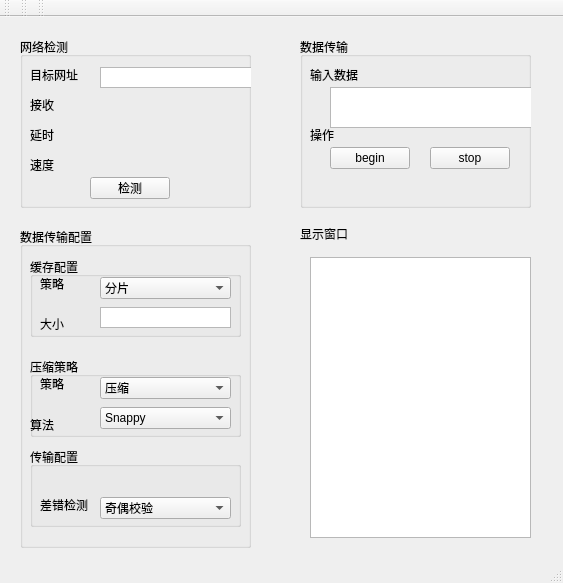
<?xml version="1.0" encoding="UTF-8"?>
<ui version="4.0">
 <class>MainWindow</class>
 <widget class="QMainWindow" name="MainWindow">
  <property name="geometry">
   <rect>
    <x>0</x>
    <y>0</y>
    <width>563</width>
    <height>583</height>
   </rect>
  </property>
  <property name="windowTitle">
   <string>MainWindow</string>
  </property>
  <widget class="QWidget" name="centralWidget">
   <widget class="QGroupBox" name="groupBox">
    <property name="geometry">
     <rect>
      <x>20</x>
      <y>20</y>
      <width>231</width>
      <height>171</height>
     </rect>
    </property>
    <property name="title">
     <string>网络检测</string>
    </property>
    <widget class="QLabel" name="label">
     <property name="geometry">
      <rect>
       <x>10</x>
       <y>30</y>
       <width>59</width>
       <height>16</height>
      </rect>
     </property>
     <property name="text">
      <string>目标网址</string>
     </property>
    </widget>
    <widget class="QLabel" name="label_2">
     <property name="geometry">
      <rect>
       <x>10</x>
       <y>60</y>
       <width>51</width>
       <height>16</height>
      </rect>
     </property>
     <property name="text">
      <string>接收</string>
     </property>
    </widget>
    <widget class="QLabel" name="label_3">
     <property name="geometry">
      <rect>
       <x>10</x>
       <y>90</y>
       <width>51</width>
       <height>16</height>
      </rect>
     </property>
     <property name="text">
      <string>延时</string>
     </property>
    </widget>
    <widget class="QLabel" name="label_4">
     <property name="geometry">
      <rect>
       <x>10</x>
       <y>120</y>
       <width>51</width>
       <height>16</height>
      </rect>
     </property>
     <property name="text">
      <string>速度</string>
     </property>
    </widget>
    <widget class="QLabel" name="label_recieved">
     <property name="geometry">
      <rect>
       <x>80</x>
       <y>80</y>
       <width>121</width>
       <height>16</height>
      </rect>
     </property>
     <property name="text">
      <string/>
     </property>
    </widget>
    <widget class="QLabel" name="label_duration">
     <property name="geometry">
      <rect>
       <x>90</x>
       <y>90</y>
       <width>121</width>
       <height>16</height>
      </rect>
     </property>
     <property name="text">
      <string/>
     </property>
    </widget>
    <widget class="QLabel" name="label_speed">
     <property name="geometry">
      <rect>
       <x>90</x>
       <y>120</y>
       <width>121</width>
       <height>16</height>
      </rect>
     </property>
     <property name="text">
      <string/>
     </property>
    </widget>
    <widget class="QPushButton" name="bt_detect_net">
     <property name="geometry">
      <rect>
       <x>70</x>
       <y>140</y>
       <width>80</width>
       <height>22</height>
      </rect>
     </property>
     <property name="text">
      <string>检测</string>
     </property>
    </widget>
    <widget class="QTextEdit" name="target_ip_edit">
     <property name="geometry">
      <rect>
       <x>80</x>
       <y>30</y>
       <width>191</width>
       <height>21</height>
      </rect>
     </property>
    </widget>
   </widget>
   <widget class="QGroupBox" name="groupBox_2">
    <property name="geometry">
     <rect>
      <x>20</x>
      <y>210</y>
      <width>231</width>
      <height>321</height>
     </rect>
    </property>
    <property name="title">
     <string>数据传输配置</string>
    </property>
    <widget class="QGroupBox" name="groupBox_3">
     <property name="geometry">
      <rect>
       <x>10</x>
       <y>30</y>
       <width>211</width>
       <height>80</height>
      </rect>
     </property>
     <property name="title">
      <string>缓存配置</string>
     </property>
     <widget class="QLabel" name="label_5">
      <property name="geometry">
       <rect>
        <x>10</x>
        <y>20</y>
        <width>59</width>
        <height>14</height>
       </rect>
      </property>
      <property name="text">
       <string>策略</string>
      </property>
     </widget>
     <widget class="QComboBox" name="comboBox_2">
      <property name="geometry">
       <rect>
        <x>70</x>
        <y>20</y>
        <width>131</width>
        <height>22</height>
       </rect>
      </property>
      <item>
       <property name="text">
        <string>分片</string>
       </property>
      </item>
     </widget>
     <widget class="QLabel" name="label_6">
      <property name="geometry">
       <rect>
        <x>10</x>
        <y>60</y>
        <width>59</width>
        <height>14</height>
       </rect>
      </property>
      <property name="text">
       <string>大小</string>
      </property>
     </widget>
     <widget class="QTextEdit" name="cache_size_edit">
      <property name="geometry">
       <rect>
        <x>70</x>
        <y>50</y>
        <width>131</width>
        <height>21</height>
       </rect>
      </property>
      <property name="verticalScrollBarPolicy">
       <enum>Qt::ScrollBarAlwaysOff</enum>
      </property>
     </widget>
    </widget>
    <widget class="QGroupBox" name="groupBox_4">
     <property name="geometry">
      <rect>
       <x>10</x>
       <y>130</y>
       <width>211</width>
       <height>80</height>
      </rect>
     </property>
     <property name="title">
      <string>压缩策略</string>
     </property>
     <widget class="QLabel" name="label_7">
      <property name="geometry">
       <rect>
        <x>10</x>
        <y>20</y>
        <width>59</width>
        <height>14</height>
       </rect>
      </property>
      <property name="text">
       <string>策略</string>
      </property>
     </widget>
     <widget class="QComboBox" name="comboBox_3">
      <property name="geometry">
       <rect>
        <x>70</x>
        <y>20</y>
        <width>131</width>
        <height>22</height>
       </rect>
      </property>
      <item>
       <property name="text">
        <string>压缩</string>
       </property>
      </item>
      <item>
       <property name="text">
        <string>不进行操作</string>
       </property>
      </item>
     </widget>
     <widget class="QLabel" name="label_8">
      <property name="geometry">
       <rect>
        <x>0</x>
        <y>60</y>
        <width>71</width>
        <height>16</height>
       </rect>
      </property>
      <property name="text">
       <string>算法</string>
      </property>
     </widget>
     <widget class="QComboBox" name="comboBox_4">
      <property name="geometry">
       <rect>
        <x>70</x>
        <y>50</y>
        <width>131</width>
        <height>22</height>
       </rect>
      </property>
      <item>
       <property name="text">
        <string>Snappy</string>
       </property>
      </item>
      <item>
       <property name="text">
        <string>Gzip</string>
       </property>
      </item>
     </widget>
    </widget>
    <widget class="QGroupBox" name="groupBox_5">
     <property name="geometry">
      <rect>
       <x>10</x>
       <y>220</y>
       <width>211</width>
       <height>80</height>
      </rect>
     </property>
     <property name="title">
      <string>传输配置</string>
     </property>
     <widget class="QLabel" name="label_10">
      <property name="geometry">
       <rect>
        <x>10</x>
        <y>50</y>
        <width>71</width>
        <height>16</height>
       </rect>
      </property>
      <property name="text">
       <string>差错检测</string>
      </property>
     </widget>
     <widget class="QComboBox" name="comboBox_6">
      <property name="geometry">
       <rect>
        <x>70</x>
        <y>50</y>
        <width>131</width>
        <height>22</height>
       </rect>
      </property>
      <item>
       <property name="text">
        <string>奇偶校验</string>
       </property>
      </item>
      <item>
       <property name="text">
        <string>CRC校验</string>
       </property>
      </item>
     </widget>
    </widget>
   </widget>
   <widget class="QGroupBox" name="groupBox_6">
    <property name="geometry">
     <rect>
      <x>300</x>
      <y>20</y>
      <width>231</width>
      <height>171</height>
     </rect>
    </property>
    <property name="title">
     <string>数据传输</string>
    </property>
    <widget class="QLabel" name="label_16">
     <property name="geometry">
      <rect>
       <x>10</x>
       <y>56</y>
       <width>61</width>
       <height>20</height>
      </rect>
     </property>
     <property name="text">
      <string/>
     </property>
    </widget>
    <widget class="QLabel" name="label_17">
     <property name="geometry">
      <rect>
       <x>10</x>
       <y>90</y>
       <width>61</width>
       <height>16</height>
      </rect>
     </property>
     <property name="text">
      <string>操作</string>
     </property>
    </widget>
    <widget class="QLabel" name="label_sended_3">
     <property name="geometry">
      <rect>
       <x>90</x>
       <y>90</y>
       <width>51</width>
       <height>16</height>
      </rect>
     </property>
     <property name="text">
      <string/>
     </property>
    </widget>
    <widget class="QLabel" name="label_speed_3">
     <property name="geometry">
      <rect>
       <x>90</x>
       <y>120</y>
       <width>51</width>
       <height>16</height>
      </rect>
     </property>
     <property name="text">
      <string/>
     </property>
    </widget>
    <widget class="QPushButton" name="bt_task_begin">
     <property name="geometry">
      <rect>
       <x>30</x>
       <y>110</y>
       <width>80</width>
       <height>22</height>
      </rect>
     </property>
     <property name="text">
      <string>begin</string>
     </property>
    </widget>
    <widget class="QPushButton" name="bt_stop_task">
     <property name="geometry">
      <rect>
       <x>130</x>
       <y>110</y>
       <width>80</width>
       <height>22</height>
      </rect>
     </property>
     <property name="text">
      <string>stop</string>
     </property>
    </widget>
    <widget class="QLabel" name="label_18">
     <property name="geometry">
      <rect>
       <x>10</x>
       <y>30</y>
       <width>61</width>
       <height>16</height>
      </rect>
     </property>
     <property name="text">
      <string>输入数据</string>
     </property>
    </widget>
    <widget class="QTextEdit" name="data_edit">
     <property name="geometry">
      <rect>
       <x>30</x>
       <y>50</y>
       <width>211</width>
       <height>41</height>
      </rect>
     </property>
    </widget>
   </widget>
   <widget class="QTextEdit" name="text_console">
    <property name="geometry">
     <rect>
      <x>310</x>
      <y>240</y>
      <width>221</width>
      <height>281</height>
     </rect>
    </property>
   </widget>
   <widget class="QLabel" name="label_15">
    <property name="geometry">
     <rect>
      <x>300</x>
      <y>210</y>
      <width>59</width>
      <height>14</height>
     </rect>
    </property>
    <property name="text">
     <string>显示窗口</string>
    </property>
   </widget>
  </widget>
  <widget class="QMenuBar" name="menuBar">
   <property name="geometry">
    <rect>
     <x>0</x>
     <y>0</y>
     <width>563</width>
     <height>25</height>
    </rect>
   </property>
  </widget>
  <widget class="QToolBar" name="mainToolBar">
   <attribute name="toolBarArea">
    <enum>TopToolBarArea</enum>
   </attribute>
   <attribute name="toolBarBreak">
    <bool>false</bool>
   </attribute>
  </widget>
  <widget class="QStatusBar" name="statusBar"/>
  <widget class="QToolBar" name="toolBar">
   <property name="windowTitle">
    <string>toolBar</string>
   </property>
   <attribute name="toolBarArea">
    <enum>TopToolBarArea</enum>
   </attribute>
   <attribute name="toolBarBreak">
    <bool>false</bool>
   </attribute>
  </widget>
  <widget class="QToolBar" name="toolBar_2">
   <property name="windowTitle">
    <string>toolBar_2</string>
   </property>
   <attribute name="toolBarArea">
    <enum>TopToolBarArea</enum>
   </attribute>
   <attribute name="toolBarBreak">
    <bool>false</bool>
   </attribute>
  </widget>
 </widget>
 <layoutdefault spacing="6" margin="11"/>
 <resources/>
 <connections/>
</ui>
